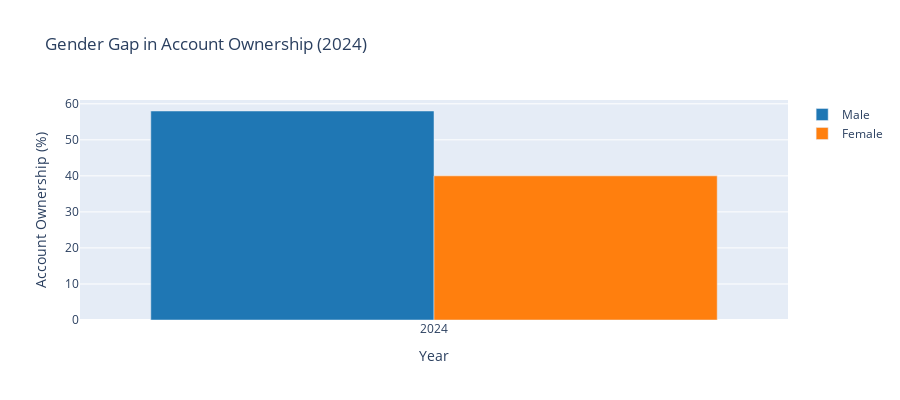

This figure's notebook cell:
### Code cell
# Gender Gap Analysis
gender_data = observations[observations['indicator_code'].isin(['access_account_male', 'access_account_female'])].copy()
gender_data = gender_data.sort_values(['observation_date', 'indicator_code'])

# Create gender comparison
male_data = gender_data[gender_data['indicator_code'] == 'access_account_male']
female_data = gender_data[gender_data['indicator_code'] == 'access_account_female']

fig = go.Figure()

fig.add_trace(go.Bar(
    x=['2024'],
    y=[male_data['value_numeric'].iloc[0] * 100],
    name='Male',
    marker_color='#1f77b4'
))

fig.add_trace(go.Bar(
    x=['2024'],
    y=[female_data['value_numeric'].iloc[0] * 100],
    name='Female',
    marker_color='#ff7f0e'
))

fig.update_layout(
    title='Gender Gap in Account Ownership (2024)',
    xaxis_title='Year',
    yaxis_title='Account Ownership (%)',
    barmode='group',
    height=400
)

fig.show()

gender_gap = (male_data['value_numeric'].iloc[0] - female_data['value_numeric'].iloc[0]) * 100
print(f"=== GENDER GAP ANALYSIS ===")
print(f"Male account ownership: {male_data['value_numeric'].iloc[0] * 100:.1f}%")
print(f"Female account ownership: {female_data['value_numeric'].iloc[0] * 100:.1f}%")
print(f"Gender gap: {gender_gap:.1f} percentage points")

### Figure 1 — Plotly figure (JSON) as saved in the notebook; plotly's stock layout.template omitted (floating-point values rounded to 4 significant figures)
{"data": [{"marker": {"color": "#1f77b4"}, "name": "Male", "type": "bar", "x": ["2024"], "y": [58.0]}, {"marker": {"color": "#ff7f0e"}, "name": "Female", "type": "bar", "x": ["2024"], "y": [40]}], "layout": {"barmode": "group", "height": 400, "title": {"text": "Gender Gap in Account Ownership (2024)"}, "xaxis": {"title": {"text": "Year"}}, "yaxis": {"title": {"text": "Account Ownership (%)"}}}}
